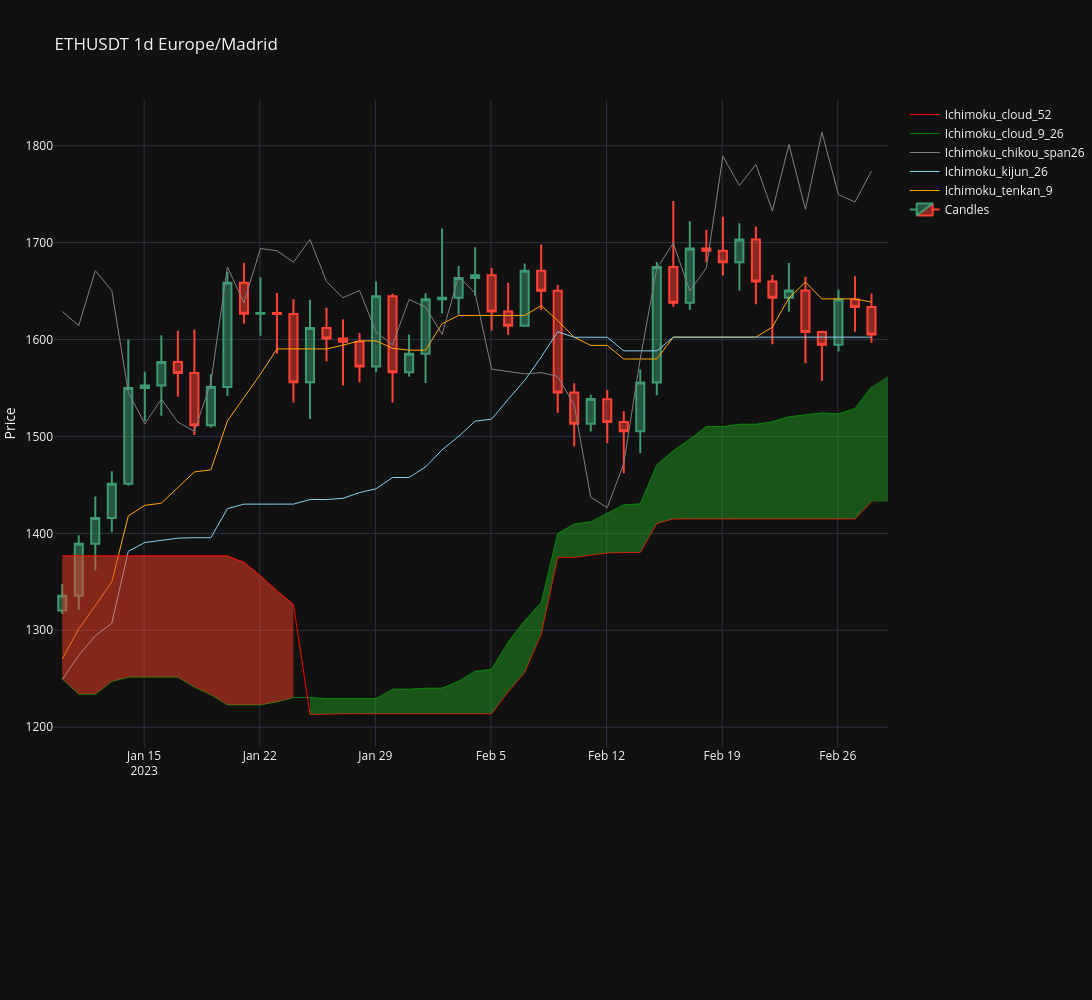

Notebook code for this chart:
### Markdown cell above
## 2. Price Is Over the Cloud

**Support.** The upper edge of the cloud acts as a support level. As long as price remains above the cloud, the trend is considered bullish.

### Code cell
sym.plot(zoom_start_idx=400, zoom_end_idx=450, volume=False)
